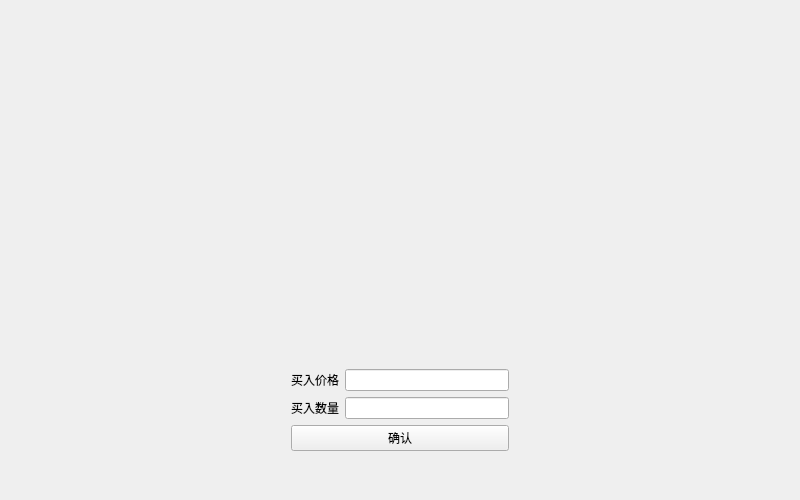
<?xml version="1.0" encoding="UTF-8"?>
<ui version="4.0">
 <class>TradeWidget</class>
 <widget class="QWidget" name="TradeWidget">
  <property name="geometry">
   <rect>
    <x>0</x>
    <y>0</y>
    <width>800</width>
    <height>500</height>
   </rect>
  </property>
  <property name="minimumSize">
   <size>
    <width>800</width>
    <height>500</height>
   </size>
  </property>
  <property name="maximumSize">
   <size>
    <width>800</width>
    <height>1000</height>
   </size>
  </property>
  <property name="windowTitle">
   <string>Form</string>
  </property>
  <layout class="QGridLayout" name="gridLayout_2">
   <item row="2" column="1">
    <spacer name="verticalSpacer">
     <property name="orientation">
      <enum>Qt::Vertical</enum>
     </property>
     <property name="sizeType">
      <enum>QSizePolicy::Fixed</enum>
     </property>
     <property name="sizeHint" stdset="0">
      <size>
       <width>20</width>
       <height>10</height>
      </size>
     </property>
    </spacer>
   </item>
   <item row="1" column="1">
    <layout class="QVBoxLayout" name="verticalLayout">
     <item>
      <layout class="QGridLayout" name="gridLayout">
       <item row="0" column="0">
        <widget class="QLabel" name="label1">
         <property name="text">
          <string>买入价格</string>
         </property>
        </widget>
       </item>
       <item row="0" column="1">
        <widget class="QLineEdit" name="price"/>
       </item>
       <item row="1" column="1">
        <widget class="QLineEdit" name="quantity"/>
       </item>
       <item row="1" column="0">
        <widget class="QLabel" name="label2">
         <property name="text">
          <string>买入数量</string>
         </property>
        </widget>
       </item>
      </layout>
     </item>
     <item>
      <widget class="QPushButton" name="verifyButton">
       <property name="text">
        <string>确认</string>
       </property>
      </widget>
     </item>
    </layout>
   </item>
   <item row="1" column="2">
    <spacer name="horizontalSpacer_2">
     <property name="orientation">
      <enum>Qt::Horizontal</enum>
     </property>
     <property name="sizeType">
      <enum>QSizePolicy::Fixed</enum>
     </property>
     <property name="sizeHint" stdset="0">
      <size>
       <width>280</width>
       <height>20</height>
      </size>
     </property>
    </spacer>
   </item>
   <item row="1" column="0">
    <spacer name="horizontalSpacer">
     <property name="orientation">
      <enum>Qt::Horizontal</enum>
     </property>
     <property name="sizeType">
      <enum>QSizePolicy::Fixed</enum>
     </property>
     <property name="sizeHint" stdset="0">
      <size>
       <width>280</width>
       <height>20</height>
      </size>
     </property>
    </spacer>
   </item>
   <item row="0" column="1">
    <spacer name="verticalSpacer_2">
     <property name="orientation">
      <enum>Qt::Vertical</enum>
     </property>
     <property name="sizeType">
      <enum>QSizePolicy::Fixed</enum>
     </property>
     <property name="sizeHint" stdset="0">
      <size>
       <width>20</width>
       <height>330</height>
      </size>
     </property>
    </spacer>
   </item>
  </layout>
 </widget>
 <resources/>
 <connections/>
</ui>
